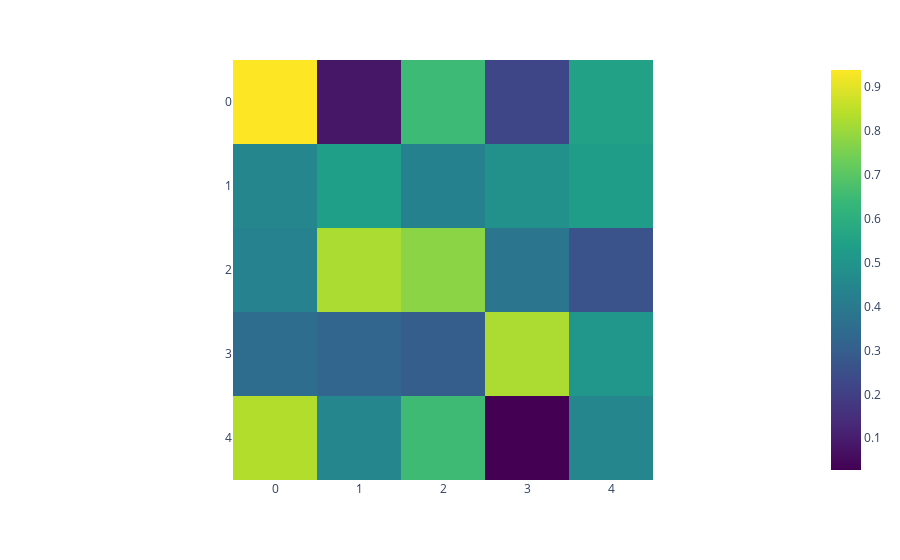

The notebook cell saved with this chart:
### Code cell
fig=px.imshow(data, color_continuous_scale='viridis')
fig.show()

### Figure 1 — Plotly figure (JSON) as saved in the notebook; plotly's stock layout.template omitted (floating-point values rounded to 4 significant figures)
{"data": [{"coloraxis": "coloraxis", "hovertemplate": "x: %{x}<br>y: %{y}<br>color: %{z}<extra></extra>", "name": "0", "type": "heatmap", "xaxis": "x", "yaxis": "y", "z": [[0.9385, 0.08176, 0.6483, 0.222, 0.547], [0.4519, 0.5381, 0.4293, 0.4883, 0.5288], [0.4328, 0.8223, 0.7768, 0.3823, 0.2646], [0.3502, 0.3232, 0.2979, 0.8244, 0.5039], [0.8331, 0.4471, 0.65, 0.02769, 0.4486]]}], "layout": {"coloraxis": {"colorscale": [[0, "#440154"], [0.1111, "#482878"], [0.2222, "#3e4989"], [0.3333, "#31688e"], [0.4444, "#26828e"], [0.5556, "#1f9e89"], [0.6667, "#35b779"], [0.7778, "#6ece58"], [0.8889, "#b5de2b"], [1, "#fde725"]]}, "margin": {"t": 60}, "xaxis": {"anchor": "y", "constrain": "domain", "domain": [0, 1], "scaleanchor": "y"}, "yaxis": {"anchor": "x", "autorange": "reversed", "constrain": "domain", "domain": [0, 1]}}}
